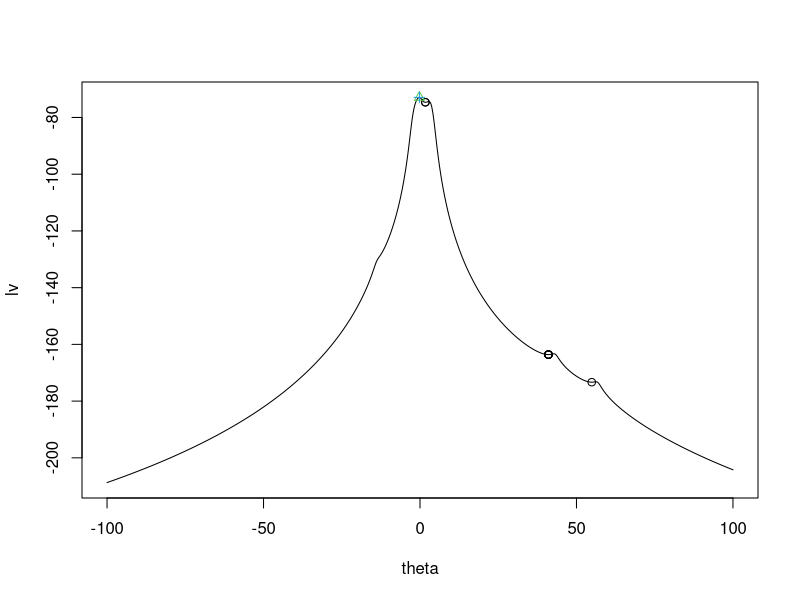

R code for this plot: (Note: this script raises an error after producing the figure.)
#Exer2.1
x = c(1.77,-0.23,2.76,3.80,3.47,56.75,-1.34,4.24,-2.44,3.29,3.71,-2.40,4.53,-0.07,-1.05,-13.87,-2.53,-1.75,0.27,43.21)
loglik = function(theta,x=x)
{
  sum(-log(pi)-log(1+(x-theta)^2))
 }
 theta = seq(-100,100,length=1000)
 lv = theta
 for(i in 1:length(theta))
  lv[i] = loglik(theta[i],x)
 plot(theta,lv,type="l")
 
 lscore = function(theta,x=x)
 {
 	2*sum((x-theta)/(1+(x-theta)^2))
 }
 
 l2score = function(theta,x=x)
 {
 	-sum((1-(x-theta)^2)/(1+(x-theta)^2))
 }
 
 #Newton-Raphson
 theta.start = c(-11,-1,0,1.5,4,4.7,7,8,38,55)
 maxit = 10000
 theta.sol = rep(NA,length(theta.start))
 numit.sol = rep(NA,length(theta.start))
 lval.sol = rep(NA,length(theta.start))
 for(k in 1:length(theta.start))
 {
 	theta = theta.start[k]
 	numit = 0
 	more = TRUE
 	while(more)
 	{
	 	l = loglik(theta,x=x)
 		l1 = lscore(theta,x=x)
 		l2 =	 l2score(theta,x=x)
 		theta = theta - l1/l2
 		numit = numit+1
 		if(abs(l1)<1e-8 | numit ==maxit)
 			more = FALSE
 	}
 	theta.sol[k] = theta
 	lval.sol[k] = loglik(theta,x=x)
 	numit.sol[k] = numit
 }
 points(theta.sol,lval.sol)
 
 
 #Bisection
 a=-1
 b=1
 more = TRUE
 while(more)
 {
 	theta = (a+b)/2
 	l1a = lscore(a,x=x)
 	l1b = lscore(b,x=x)
 	l1theta = lscore(theta,x=x)
 	if(l1a*l1theta<0)
 		b = theta
 	else
 		a=theta
 	theta = (a+b)/2
 	more = (b-a) > 1e-8
 }
 points(theta,loglik(theta,x=x),pch=2,col=3)
 
 #Fixed-point
 G = function(theta,x=x,alpha=alpha)
 {
 	alpha*lscore(theta,x=x)+1
 }
 alpha= 1 
 alpha = 0.64
 alpha = 0.25
 theta = -1
 more = TRUE
 numit = 0
 maxit=100
 while(more)
 {
 	l1 = lscore(theta,x=x)
 	theta = theta+alpha*l1
 	numit = numit+1
 	more = (abs(l1) > 1e-8) & (numit < maxit)
 }
points(theta,loglik(theta,x=x),pch=3,col=4)

#Secant method
theta.prev = -3
theta = -3
#theta.prev = -3
#theta = -3
 	numit = 0
 	more = TRUE
 	while(more)
 	{
	 	l = loglik(theta,x=x)
 		l1 = lscore(theta,x=x)
 		l1.prev = lscore(theta.prev,x=x)
 		l2 = (l1-l1.prev)/(theta-theta.prev)
 		theta = theta - l1/l2
 		numit = numit+1
 		if(abs(l1)<1e-8 | numit ==maxit)
 			more = FALSE
 	}
points(theta,loglik(theta,x=x),pch=4,col=5)

